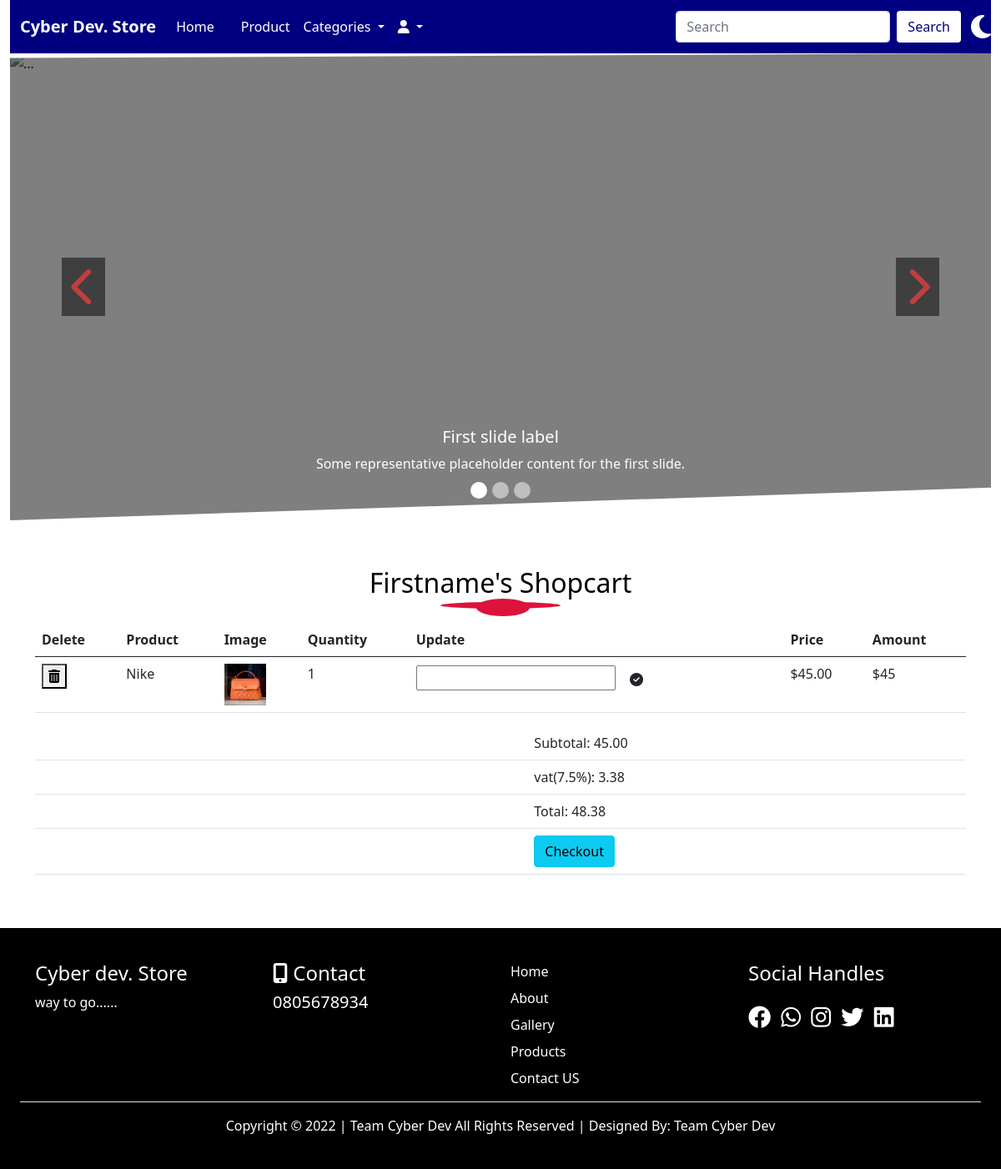
The page /shopcart/ (signed in) on the database its author committed.
### userprofile/models.py (models this page shows, shortened)
class Profile(models.Model):
    user = models.OneToOneField(User, on_delete= models.CASCADE)
    first_name = models.CharField(max_length=50)
    last_name = models.CharField(max_length=50)
    email = models.EmailField()
    phone = models.CharField(max_length=50)
    address = models.CharField(max_length=100)
    state = models.CharField(max_length=50)
    nationality = models.CharField(max_length=50)
    gender = models.CharField(max_length=50)
    pix = models.ImageField(upload_to= 'Profile', default='avatar.png')

### store/models.py (models this page shows, shortened)
class Cart(models.Model):
    user = models.ForeignKey(User, on_delete=models.CASCADE)
    product = models.ForeignKey(Product, on_delete=models.CASCADE)
    title_g = models.CharField(max_length=50, blank=True, null=True, default='a')
    quantity = models.IntegerField()
    price = models.IntegerField()
    order_no = models.CharField(max_length=255)
    amount = models.IntegerField(null=True, blank=True)
    paid =  models.BooleanField(default=False)
    created_at = models.DateTimeField(auto_now_add=True)
    class Meta:
        db_table = 'cart'
        managed = True
        verbose_name = 'Cart'
        verbose_name_plural = 'Carts'

### home/models.py (models this page shows, shortened)
class Product(models.Model):
    category = models.ForeignKey(Category, on_delete= models.CASCADE)
    title_r = models.CharField(max_length=50)
    slug= models.SlugField(default='-')
    img_r = models.ImageField(upload_to = 'Product', default= 'product.jpg')
    description = models.TextField()
    price = models.FloatField()
    max_quantity = models.IntegerField()
    min_quantity = models.IntegerField()
    size = models.IntegerField()
    display = models.BooleanField()
    shoes = models.BooleanField()
    bags = models.BooleanField()
    perfume = models.BooleanField()
    cloth = models.BooleanField()
    uploaded = models.DateField(auto_now_add=True)

### home/views.py (the view)
# urls.py: path('shopcart/', views.shopcart, name='shopcart'),
@login_required(login_url='signin')
def shopcart(request):
  profile = Profile.objects.get(user__username = request.user.username)
  trolley = Cart.objects.filter(user__username = request.user.username, paid=False)
  subtotal = 0
  vat = 0
  total = 0
  for cart in trolley:
    subtotal += cart.price * cart.quantity
  vat = 0.075 * subtotal
  total = subtotal + vat
  context = {
    'trolley':trolley,
    'profile': profile,
    'subtotal':subtotal,
    'total':total,
    'vat':vat,
  }
  return render(request, 'displaycart.html', context)

### home/context_processors.py (called while the page is built)
def cartcount(request):
    reading = Cart.objects.filter(user__username=request.user.username, paid=False)
    cartcount = 0
    for items in reading:
        cartcount += items.quantity
    context = {
        'cartcount':cartcount,
    }
    return context

### home/templates/displaycart.html (shortened to what this page needs)
{% extends 'base.html' %}
{% load humanize %}
{% block header %}   {% include 'header.html' %}   {% endblock header %}
{% block carousel %}   {% include 'carousel.html' %}     {% endblock carousel %}
{% block content %}
<div class="container mt-5 mb-5">
    <h2 class="text-center text-capitalize latest">{{profile.first_name}}'s Shopcart</h2>
    <div class="table-responsive table-box">
      <table class="table">
        <thead>
          <tr>
            <th scope="col">Delete</th>
            <th scope="col">Product</th>
            <th scope="col">Image</th>
            <th scope="col">Quantity</th>
            <th scope="col">Update</th>
            <th scope="col">Price</th>
            <th scope="col">Amount</th>
          </tr>
        </thead>
        <tbody>
            {% if trolley %}
                {% for items in trolley %}
                    <tr>
                        <th scope="row">
                            <form action="{% url 'deleteitem' %}" method="POST">
                                <button type="submit" onclick="return confirm
                                ('Are you sure you want to delete this item from your cart?...')">
                                <i class="fas fa-trash-alt"></i></button>
                            </form>
                        </th>
                        <td>{{items.product.title_r}}</td>
                        <td><img src="{{items.product.img_r.url}}" width="50px" height="50px" alt=""></td>
                        <td>{{items.quantity}}</td>
                        <td>
                            <form action="{% url 'change' %}" method="POST">
                                <input type="number" name="quant" min="{{items.min_quantity}}"
                                 max="{{items.max_quantity}}" width="20px" height="10px">
                                <button type="submit"
                                 onclick="return confirm('Are you sure you want to Modify this item from your cart?...')"
                                  class="btn"><i class="fas fa-check-circle"></i></button>
                            </form>
                            </td>
                        <td>${{items.price|floatformat:2|intcomma}}</td>
                        <td>${{items.amount}}</td>
                    </tr>
                {% endfor %}
            {% endif %}
        </tbody>
      </table>
      <div class="table">
        <table class="table">
          <tbody>
          <tr>
            <td></td>
            <td></td>
            <td></td>
            <td></td>
            <td></td>
            <td></td>
            <td></td>
            <td></td>
            <td></td>
            <td>Subtotal: {{subtotal|floatformat:2|intcomma}}</td>
          </tr>
          <tr>
            <td></td>
            <td></td>
            <td></td>
            <td></td>
            <td></td>
            <td></td>
            <td></td>
            <td></td>
            <td></td>
            <td>vat(7.5%): {{vat|floatformat:2}}</td>
          </tr>
          <tr>
            <td></td>
            <td></td>
            <td></td>
            <td></td>
            <td></td>
            <td></td>
            <td></td>
            <td></td>
            <td></td>
            <td>Total: {{total|floatformat:2|intcomma}}</td>
          </tr>
          <tr>
            <td></td>
            <td></td>
            <td></td>
            <td></td>
            <td></td>
            <td></td>
            <td></td>
            <td></td>
            <td></td>
            <td><a href="{% url 'checkout' %}" class="btn btn-info">Checkout</a></td>
          </tr>
        </tbody>
        </table>
      </div>
    </div>
  </div>
{% endblock content %}
{% block footer %}   {% include 'footer.html' %}   {% endblock footer %}

### home/static/css/style.css (style rules this page uses)
:root { --body: white; --nav-color: navy; --latest: black; --white-color: white; --blur-blue: #05668D; --black-color: black; --gold-color: gold; --red-color: red; --crimson-color: crimson; --footer: black; --footer-txt: white; --caddress: black; }
body { background: var(--body); }
.latest { color: var(--latest); }
.latest::after { content: ''; display: block; height: 1.3rem; width: 4rem; border-radius: 100%; background: var(--crimson-color); margin: auto; transform: translateX(3px); }
.latest::before { content: ''; display: block; height: .5rem; width: 9rem; border-radius: 100%; background: var(--crimson-color); margin: auto; transform: translateY(50px); }

### rows shown on the page
Profile: first_name "Firstname"
Cart: product.title_r "Nike", product.img_r (picture), quantity "1", price "45.00", amount "45"

### other values the page prints
{{ subtotal|floatformat:2|intcomma }} "45.00"
{{ vat|floatformat:2 }} "3.38"
{{ total|floatformat:2|intcomma }} "48.38"
